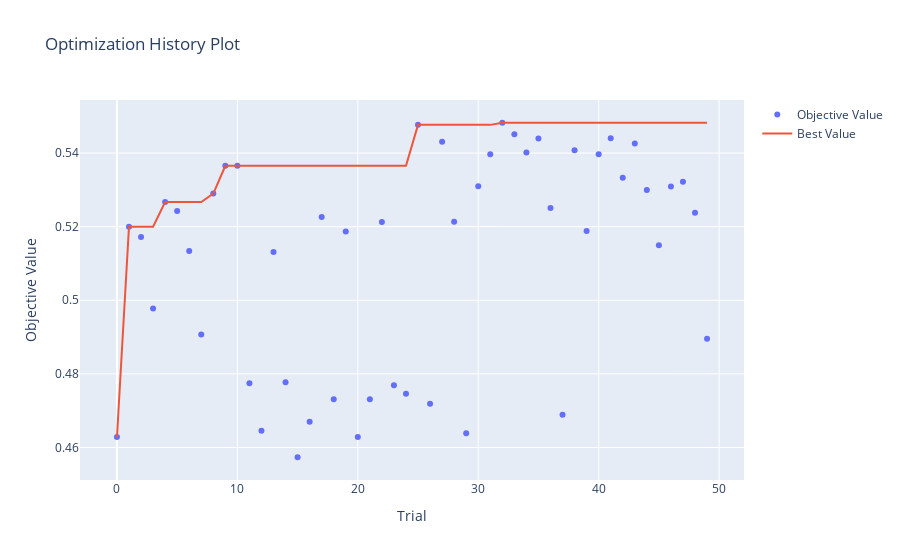
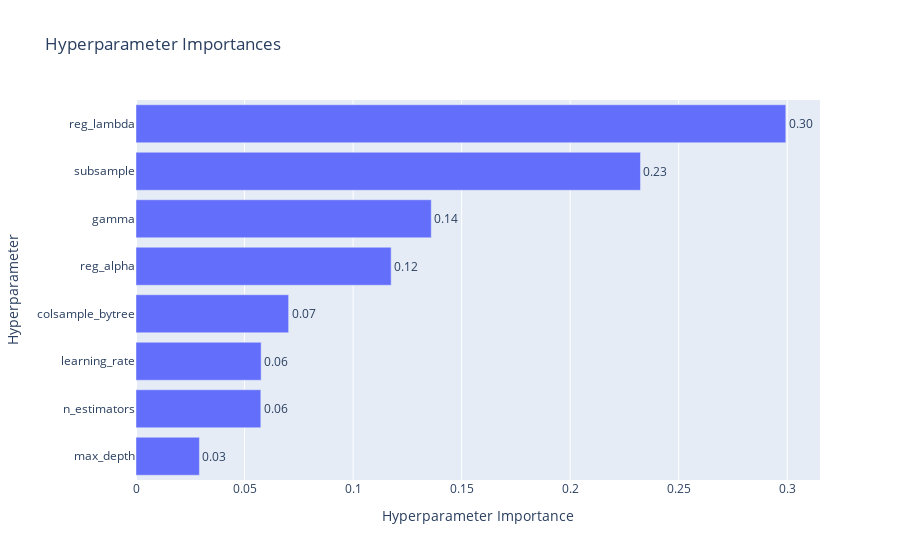

The notebook cell saved with these charts, in order:
### Code cell
ov.plot_optimization_history(study).show()
ov.plot_param_importances(study).show()

### Figure 1 — Plotly figure (JSON) as saved in the notebook; plotly's stock layout.template omitted (floating-point values rounded to 4 significant figures)
{"data": [{"mode": "markers", "name": "Objective Value", "type": "scatter", "x": [0, 1, 2, 3, 4, 5, 6, 7, 8, 9, 10, 11, 12, 13, 14, 15, 16, 17, 18, 19, 20, 21, 22, 23, 24, 25, 26, 27, 28, 29, 30, 31, 32, 33, 34, 35, 36, 37, 38, 39, 40, 41, 42, 43, 44, 45, 46, 47, 48, 49], "y": [0.4628, 0.52, 0.5172, 0.4978, 0.5267, 0.5243, 0.5134, 0.4907, 0.529, 0.5365, 0.5366, 0.4774, 0.4645, 0.5131, 0.4777, 0.4574, 0.467, 0.5227, 0.4731, 0.5187, 0.4628, 0.4731, 0.5213, 0.4769, 0.4746, 0.5477, 0.4719, 0.5431, 0.5213, 0.4639, 0.531, 0.5397, 0.5482, 0.5451, 0.5402, 0.544, 0.5251, 0.4689, 0.5408, 0.5188, 0.5397, 0.544, 0.5333, 0.5426, 0.53, 0.5149, 0.5309, 0.5322, 0.5238, 0.4896]}, {"mode": "lines", "name": "Best Value", "type": "scatter", "x": [0, 1, 2, 3, 4, 5, 6, 7, 8, 9, 10, 11, 12, 13, 14, 15, 16, 17, 18, 19, 20, 21, 22, 23, 24, 25, 26, 27, 28, 29, 30, 31, 32, 33, 34, 35, 36, 37, 38, 39, 40, 41, 42, 43, 44, 45, 46, 47, 48, 49], "y": [0.4628, 0.52, 0.52, 0.52, 0.5267, 0.5267, 0.5267, 0.5267, 0.529, 0.5365, 0.5366, 0.5366, 0.5366, 0.5366, 0.5366, 0.5366, 0.5366, 0.5366, 0.5366, 0.5366, 0.5366, 0.5366, 0.5366, 0.5366, 0.5366, 0.5477, 0.5477, 0.5477, 0.5477, 0.5477, 0.5477, 0.5477, 0.5482, 0.5482, 0.5482, 0.5482, 0.5482, 0.5482, 0.5482, 0.5482, 0.5482, 0.5482, 0.5482, 0.5482, 0.5482, 0.5482, 0.5482, 0.5482, 0.5482, 0.5482]}, {"marker": {"color": "#cccccc"}, "mode": "markers", "name": "Infeasible Trial", "showlegend": false, "type": "scatter", "x": [], "y": []}], "layout": {"title": {"text": "Optimization History Plot"}, "xaxis": {"title": {"text": "Trial"}}, "yaxis": {"title": {"text": "Objective Value"}}}}

### Figure 2 — Plotly figure (JSON) as saved in the notebook; plotly's stock layout.template omitted (floating-point values rounded to 4 significant figures)
{"data": [{"cliponaxis": false, "hovertemplate": ["max_depth (IntDistribution): 0.029215051495053393<extra></extra>", "n_estimators (IntDistribution): 0.05750717018477214<extra></extra>", "learning_rate (FloatDistribution): 0.05764659556309979<extra></extra>", "colsample_bytree (FloatDistribution): 0.07031433816529052<extra></extra>", "reg_alpha (FloatDistribution): 0.1175494167531771<extra></extra>", "gamma (FloatDistribution): 0.13602200013380755<extra></extra>", "subsample (FloatDistribution): 0.23239875280123862<extra></extra>", "reg_lambda (FloatDistribution): 0.29934667490356076<extra></extra>"], "name": "Objective Value", "orientation": "h", "text": ["0.03", "0.06", "0.06", "0.07", "0.12", "0.14", "0.23", "0.30"], "textposition": "outside", "type": "bar", "x": [0.02922, 0.05751, 0.05765, 0.07031, 0.1175, 0.136, 0.2324, 0.2993], "y": ["max_depth", "n_estimators", "learning_rate", "colsample_bytree", "reg_alpha", "gamma", "subsample", "reg_lambda"]}], "layout": {"title": {"text": "Hyperparameter Importances"}, "xaxis": {"title": {"text": "Hyperparameter Importance"}}, "yaxis": {"title": {"text": "Hyperparameter"}}}}
